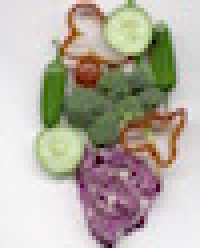
#> input picture HW4/veggies_small.jpg, 50 x 62 px (shown 4 times larger)
$ jupyter execute homework4.ipynb   (shell and % lines are left out)
#> lines starting #> are read from the running program, lines starting #| are printed output that depends on the picture; long printed decimals are rounded
## Homework 4: Mean Shift

**Release date:** Apr 14th 2025

**Due date:** May 2nd 2025

The goal of the assignment is to implement the mean shift algorithm and use it for image segmentation. You should return the completed notebook, including answers and illustrations.

**Part 1: mean shift on synthetic data**

* Generate a synthetic dataset of 100 2D points, containing 60 points sampled from a Gaussian distribution of unit covariance centered in (0,0) and 40 points sampled from a Gaussian with unit covariance centered in (4,4). Visualize your data.
* Implement a function that computes $G(x) = g(\|x\|^2/h^2)$ where $x \in \mathbb R^d$, $h$ is a bandwidth parameter and $g$ is the negative derivative of the Gaussian kernel or of the Epanechnikov kernel (see eq. 5.36 in Szeliski).  Plot $G(x)$ for $d=1$.
* Implement a function `MS_step` that takes as input a starting point `x`, a set of data points `data`, and a bandwidth `h` and returns the updated position of the point `x` after one step of the mean-shift algorithm.
* Implement the function `MS_point` which iterates `MS_step` until convergence (i.e., when the estimate changes by less than a small constant). Test it on your synthetic data and visualize the results.
* Implement the full mean shift algorithm by iterating `MS_point` on all the points, and merging modes for which distance is less than some constant. It should return a list of the modes and a label (corresponding to a mode) for each point. Visualize your results.
* Modify the previous code by allowing for a "bandwidth vector" $h \in \mathbb R^d$ that defines a different scale for each dimension of the input (this is because for segmentation we will use a different bandwidth for space and color). Note that you should also modify the convergence and merging conditions to consider this non-isotropic scaling.
* Experiment with your code by changing the data distribution, the kernel, and and bandwidth vector.

**Part 2: mean shift for image segmentation**

* For image segmentation, we will use the "Lab" color space because it approximates the way humans perceive color better than RGB. Load the image `veggies_small.jpg`, and convert it to the Lab colorspace using the command `rgb2lab`. What is the range of the colorvalues in Lab?
* Convert the (N,M,3) image into an (NM,5) matrix incuding color and position information for each point (tip: use the `np.meshgrid` function). What do you think might be a good choice for a bandwidth vector $h$?
* Use your mean shift code from the previous section to compute a meaningful segmentation of the image. Visualize the results as an image by replacing the color values of the pixels associated with each mode by the color of the mode. You can also try our algorithm on other (small) images.

[cell 1]
import numpy as np
import matplotlib.pyplot as plt

[cell 2]
# Parameters
n1, n2 = 60, 40
mean1, mean2 = np.array([0,0]), np.array([4,4])
cov = np.eye(2)

# Sample points
data1 = np.random.multivariate_normal(mean1, cov, size=n1)
data2 = np.random.multivariate_normal(mean2, cov, size=n2)
data = np.vstack([data1, data2])

# Plot
plt.figure(figsize=(5,5))
plt.scatter(data[:,0], data[:,1], s=30, alpha=0.6)
plt.title("Synthetic 2D data")
plt.axis('equal')
plt.show()
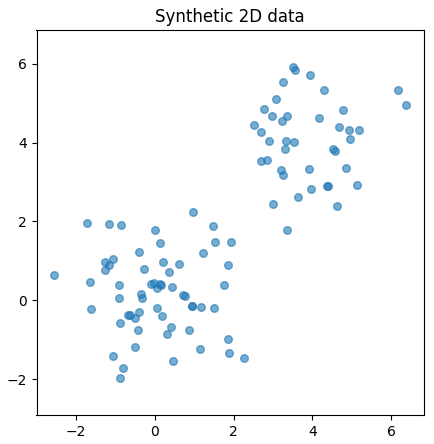
#> figure drawn by matplotlib, 1 panel

[cell 3]
def G(x_sq_norm, h, kernel='gaussian'):
    t = x_sq_norm / (h**2)
    if kernel == 'gaussian':
        return t * np.exp(-0.5 * t)
    elif kernel == 'epanechnikov':
        return np.where(t <= 1, 1.0, 0.0)
    else:
        raise ValueError("Unknown kernel")

# 1D plot
h1 = 1.0
xs = np.linspace(-3, 3, 400)
ys = G(xs**2, h1, kernel='gaussian')
plt.plot(xs, ys)
plt.title("Gaussian kernel gradient G(x) in 1D")
plt.xlabel("x"); plt.ylabel("G(x)")
plt.show()
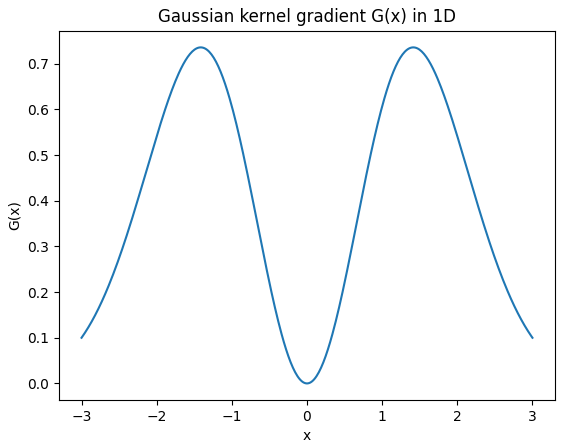
#> figure drawn by matplotlib, 1 panel; curve peaks at x = 1.42, y = 0.736

[cell 4]
def MS_step(x, data, h, kernel='gaussian'):
    # If h is scalar, turn into vector of same dimension
    x = x.reshape(1, -1)
    d = data - x           # shape (n, d)
    if np.isscalar(h):
        h_vec = np.full(data.shape[1], h)
    else:
        h_vec = np.array(h)
    # Compute squared, scaled distances per dimension
    scaled = (d / h_vec)**2
    sq_norms = scaled.sum(axis=1)          # shape (n,)
    weights = G(sq_norms, 1.0, kernel)     # treat h scaling in sq_norms
    # Weighted mean shift
    return (weights[:,None] * data).sum(axis=0) / weights.sum()

[cell 5]
def MS_point(x0, data, h, tol=1e-3, max_iter=100, kernel='gaussian'):
#> called with x0 = array of shape (2,), data = array of shape (100, 2), h = 1, tol = 0.001, max_iter = 100, kernel = 'gaussian'
    x = x0.copy()
    for _ in range(max_iter):
        x_new = MS_step(x, data, h, kernel)
        if np.linalg.norm(x_new - x) < tol:
            break
        x = x_new
    return x

# Test on a random start
print(MS_point(np.array([2.0, 1.0]), data, h=1.0))

[cell 6]
def mean_shift(data, h, merge_tol=1e-1, kernel='gaussian'):
#> called with data = array of shape (100, 2), h = 1, merge_tol = 0.1, kernel = 'gaussian'
    modes = []
    labels = np.zeros(len(data), dtype=int)
    for i, x0 in enumerate(data):
        mode = MS_point(x0, data, h, kernel=kernel)
        # check if close to existing mode
        found = False
        for j, m in enumerate(modes):
            if np.linalg.norm(mode - m) < merge_tol:
                labels[i] = j
                found = True
                break
        if not found:
            labels[i] = len(modes)
            modes.append(mode)
    return np.array(modes), labels

modes, labels = mean_shift(data, h=1.0)

[cell 7]
# %%
fig, axes = plt.subplots(2,3, figsize=(12,8))
h_values = [0.5,1.0,2.0]
kernels = ['gaussian','epanechnikov']
for i,kern in enumerate(kernels):
    for j,h in enumerate(h_values):
        ax = axes[i,j]
        modes_j, labels_j = mean_shift(data, h, merge_tol=0.3, kernel=kern)
        for lbl in np.unique(labels_j):
            pts = data[labels_j==lbl]
            ax.scatter(pts[:,0], pts[:,1], s=20)
        ax.scatter(modes_j[:,0], modes_j[:,1], c='k', s=60, marker='x')
        ax.set_title(f"kernel={kern}, h={h}")
        ax.axis('equal'); ax.axis('off')
plt.tight_layout(); plt.show()
#> after `plt.tight_layout()`:
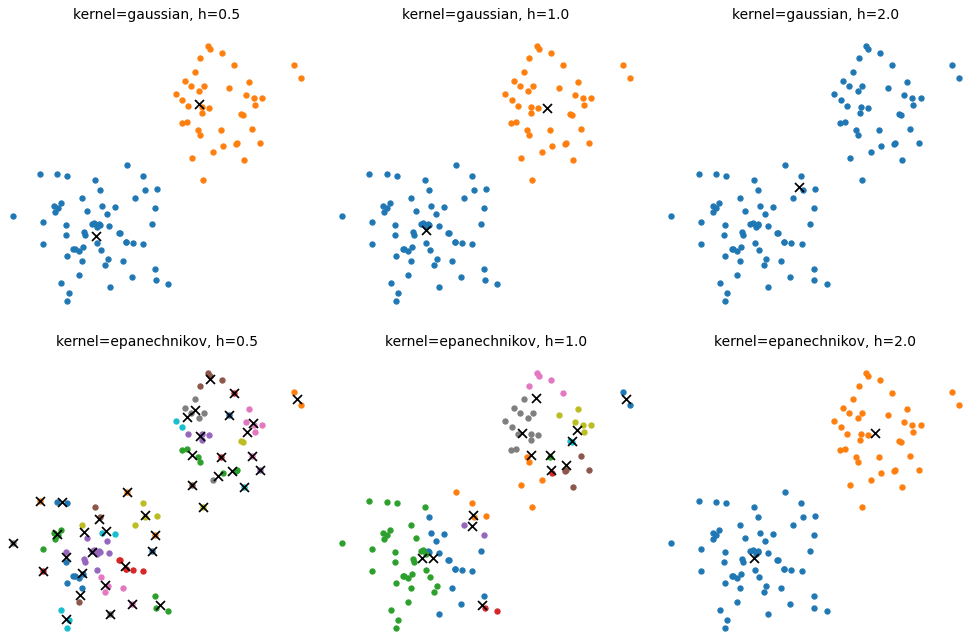
#> figure drawn by matplotlib, 6 panels

# %% [markdown]
# ### Experiment 1.2: Vary anisotropic bandwidth vectors
# Try h_vec in {(1,2), (2,1), (1,1), (2,2)} with Gaussian kernel.

# %%
h_vecs = [[1,2],[2,1],[1,1],[2,2]]
fig, axes = plt.subplots(1,4,figsize=(16,4))
for ax, hv in zip(axes,h_vecs):
    m_v, l_v = mean_shift(data, hv, merge_tol=0.5, kernel='gaussian')
    for lbl in np.unique(l_v):
        ax.scatter(data[l_v==lbl,0], data[l_v==lbl,1], s=20)
    ax.scatter(m_v[:,0], m_v[:,1], c='k', marker='x')
    ax.set_title(f"h_vec={hv}"); ax.axis('equal'); ax.axis('off')
plt.show()
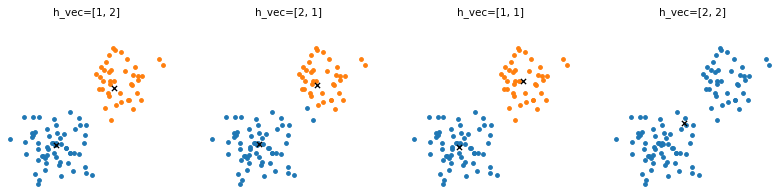
#> figure drawn by matplotlib, 4 panels

# Part 1

In Part 1 we implement **mean-shift** from scratch on synthetic 2D data. Below is the theoretical foundation.

---

## 1. Problem Setup

We have a dataset of points
$x_i \in \mathbb{R}^2$, $i=1,\dots,n$,
where in our assignment $n=100$, with
- 60 points sampled from $\mathcal{N}\bigl((0,0),I\bigr)$
- 40 points sampled from $\mathcal{N}\bigl((4,4),I\bigr)$

Our goal is to **discover** the high-density “clusters” (modes) in this data without pre-specifying the number of clusters.

---

## 2. Kernel Density Estimation (KDE)

We estimate the smooth density $\hat f(x)$ by summing “little hills” (kernels) at each data point:

$\displaystyle
\hat f(x)
= \frac{1}{n\,h^2}
\sum_{i=1}^n
K\!\bigl(\tfrac{\|x - x_i\|^2}{h^2}\bigr)
$

- $K(t)$ is a **kernel** function (e.g.\ Gaussian or Epanechnikov).
- $h>0$ is the **bandwidth**, controlling the width of each hill.

---

## 3. Mean-Shift Vector

Modes (local maxima) of $\hat f$ occur where its gradient vanishes. One can show:

$\displaystyle
\nabla \hat f(x)
\;\propto\;
\sum_{i=1}^n
(x_i - x)\;g\!\bigl(\|\tfrac{x - x_i}{h}\|^2\bigr),
\quad
g(t) = -K'(t).
$

Define the **mean-shift update** as the weighted average:

$x_{\text{new}} = \frac{\sum_{i=1}^n x_i\,g\!\bigl(\|(x - x_i)/h\|^2\bigr)}{\sum_{i=1}^n g\!\bigl(\|(x - x_i)/h\|^2\bigr)}$.

This moves $x$ “uphill” toward a nearby mode of $\hat f$.

---

## 4. Common Kernels

- **Gaussian**
  $K(t) = \exp(-\tfrac12 t)$
  $\longrightarrow\;g(t) = -K'(t) = \exp(-\tfrac12 t)$

- **Epanechnikov**
  $K(t) = \max\{1 - t,\,0\}$
  $\longrightarrow\;g(t) = \mathbf{1}_{t \le 1}$

---

## 5. Algorithmic Steps

1. **MS_step**
   - Input: current $x$, dataset $\{x_i\}$, bandwidth $h$, kernel choice.
   - Compute scaled squared distances $t_i = \|x - x_i\|^2/h^2$.
   - Compute weights $w_i = g(t_i)$.
   - Return weighted average $\sum_i w_i\,x_i \;/\; \sum_i w_i$.

2. **MS_point**
   - Iterate MS_step until $\|x_{\text{new}} - x\| < \text{tol}$ or max iterations.
   - Output: converged **mode** $\mu$.

3. **Full Clustering**
   - For each data point $x_i$, run MS_point → $\mu_i$.
   - **Merge** modes $\mu_i,\mu_j$ if $\|\mu_i - \mu_j\| < \varepsilon$.
   - **Label** each $x_i$ by its merged-mode index.

---

## 6. Non-Isotropic Bandwidth

To handle different scales in each dimension, generalize $h$ from a scalar to a vector $h=(h_1,h_2)$. Then:

$\displaystyle
\text{scaled-dist} = \sum_{d=1}^{2} \bigl(\tfrac{x_d - x_{i,d}}{h_d}\bigr)^2.
$

Use the same formula for weights and merging, but always divide by the corresponding $h_d$.

---

## 7. Visualization & Experimentation

- **Plot** the raw 2D points.
- **Visualize** the kernel-gradient $G(x)$ in 1D.
- **Show** cluster assignments and mode locations.
- **Vary**:
  - Kernel type (Gaussian vs. Epanechnikov)
  - Bandwidth $h$ or vector $h=(h_1,h_2)$
  - Merge tolerance $\varepsilon$

These experiments illustrate how **mean-shift** automatically finds clusters and how parameter choices affect the result.

[cell 8]
from skimage.color import rgb2lab, lab2rgb
from skimage import io

[cell 9]
# Load & convert
img_rgb = io.imread('veggies_small.jpg')/255.0
img_lab = rgb2lab(img_rgb)
#> img_lab: shape (62, 50, 3) float64; mean of channels 0, 1, 2 71.4, 0.7, 7.4
print("L range:", img_lab[:,:,0].min(), img_lab[:,:,0].max())
#| L range: 2.162 97.260
print("a range:", img_lab[:,:,1].min(), img_lab[:,:,1].max())
#| a range: -34.019 38.359
print("b range:", img_lab[:,:,2].min(), img_lab[:,:,2].max())
#| b range: -19.667 48.579

[cell 10]
# Build features
y, x = np.indices(img_lab.shape[:2])
features = np.column_stack([img_lab.reshape(-1,3), x.ravel(), y.ravel()])
H,W = img_lab.shape[:2]
#> H = 62; W = 50
